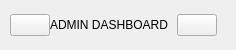
        <widget class="QWidget" name="header" native="true">
         <property name="minimumSize">
          <size>
           <width>0</width>
           <height>50</height>
          </size>
         </property>
         <property name="maximumSize">
          <size>
           <width>16777215</width>
           <height>50</height>
          </size>
         </property>
         <layout class="QHBoxLayout" name="horizontalLayout_2" stretch="0,0,0">
          <property name="spacing">
           <number>0</number>
          </property>
          <property name="leftMargin">
           <number>10</number>
          </property>
          <property name="topMargin">
           <number>0</number>
          </property>
          <property name="rightMargin">
           <number>10</number>
          </property>
          <property name="bottomMargin">
           <number>0</number>
          </property>
          <item alignment="Qt::AlignLeft">
           <widget class="QPushButton" name="btn_toggle">
            <property name="cursor">
             <cursorShape>PointingHandCursor</cursorShape>
            </property>
            <property name="text">
             <string/>
            </property>
            <property name="icon">
             <iconset resource="../assets/icons/resource.qrc">
              <normaloff>:/icons/blue/blue/menu.svg</normaloff>:/icons/blue/blue/menu.svg</iconset>
            </property>
            <property name="iconSize">
             <size>
              <width>20</width>
              <height>20</height>
             </size>
            </property>
           </widget>
          </item>
          <item alignment="Qt::AlignHCenter">
           <widget class="QLabel" name="title">
            <property name="text">
             <string>ADMIN DASHBOARD</string>
            </property>
           </widget>
          </item>
          <item alignment="Qt::AlignRight">
           <widget class="QWidget" name="icons" native="true">
            <layout class="QHBoxLayout" name="horizontalLayout_3">
             <property name="spacing">
              <number>12</number>
             </property>
             <item alignment="Qt::AlignRight">
              <widget class="QPushButton" name="btn_logout">
               <property name="cursor">
                <cursorShape>PointingHandCursor</cursorShape>
               </property>
               <property name="text">
                <string/>
               </property>
               <property name="icon">
                <iconset resource="../assets/icons/resource.qrc">
                 <normaloff>:/icons/blue/blue/log-out.svg</normaloff>:/icons/blue/blue/log-out.svg</iconset>
               </property>
               <property name="iconSize">
                <size>
                 <width>20</width>
                 <height>20</height>
                </size>
               </property>
              </widget>
             </item>
            </layout>
           </widget>
          </item>
         </layout>
        </widget>
